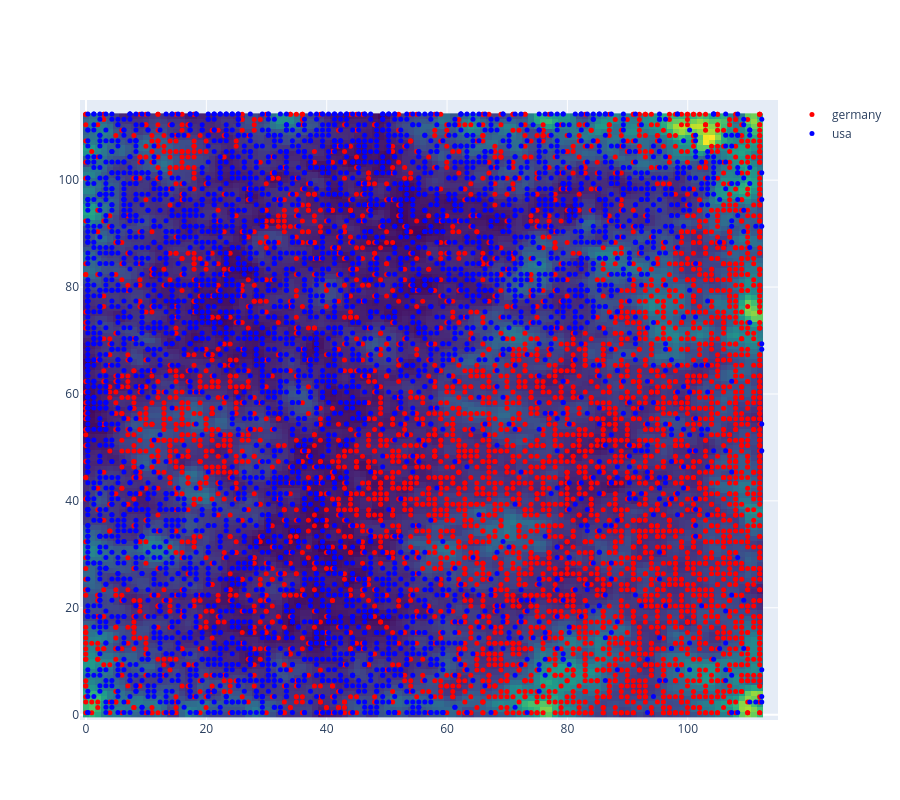

This figure's notebook cell:
### Code cell
lay=go.Layout(width=900, height=800)
fig=go.Figure(data=data, layout=lay)
#fig.savefig('SOM-BPM-PhSp-ChCorr-Crest-Genres.pdf', format='pdf',bbox_inches='tight')
fig.update_xaxes(range=[-1, 115])  # Set x-axis range
fig.update_yaxes(range=[-1, 115])  # Set y-axis range
fig.show()

### Figure 1 — Plotly figure (JSON) as saved in the notebook; plotly's stock layout.template omitted (floating-point values rounded to 4 significant figures; data arrays with more than 128 entries replaced by an {"elided": "..."} marker saying what was removed)
{"data": [{"colorscale": [[0, "#440154"], [0.1111, "#482878"], [0.2222, "#3e4989"], [0.3333, "#31688e"], [0.4444, "#26828e"], [0.5556, "#1f9e89"], [0.6667, "#35b779"], [0.7778, "#6ece58"], [0.8889, "#b5de2b"], [1, "#fde725"]], "hoverinfo": "none", "showscale": false, "type": "heatmap", "z": {"elided": "113x113 float values"}}, {"hoverinfo": "text", "marker": {"color": "red", "size": 5}, "mode": "markers", "name": "germany", "text": {"elided": "4521 str values"}, "type": "scatter", "x": {"elided": "4521 float values"}, "y": {"elided": "4521 float values"}}, {"hoverinfo": "text", "marker": {"color": "blue", "size": 5}, "mode": "markers", "name": "usa", "text": {"elided": "4256 str values"}, "type": "scatter", "x": {"elided": "4256 float values"}, "y": {"elided": "4256 float values"}}], "layout": {"height": 800, "width": 900, "xaxis": {"range": [-1, 115]}, "yaxis": {"range": [-1, 115]}}}
